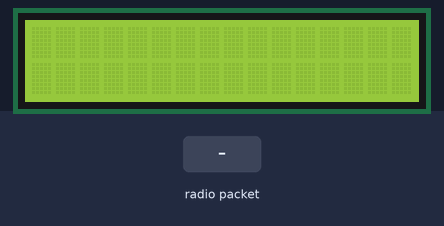
A sketch run on a simulated Arduino Uno, built with avr-gcc and run on an emulated ATmega328P. On the bench: 16×2 character LCD. The inputs (shaded band) are chosen by the test bench. No radio packets arrive unless stated; what the sketch prints to the serial monitor is not drawn.

Above: at 1.2 s.
1.3 s: radio packet "1" arrives
At 2.7 s:
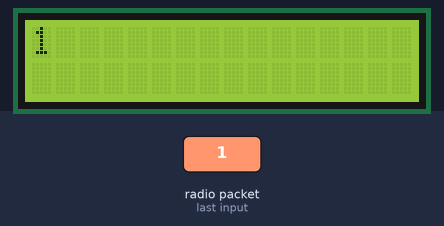
3.8 s: radio packet "0" arrives
At 6.3 s:
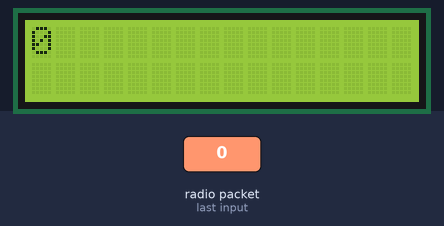
6.8 s: radio packet "2" arrives
At 8.8 s:
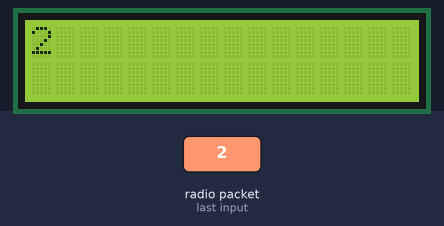
Timing chart, 0 to 10.3 s (numbered marks = the images above; inputs shaded):
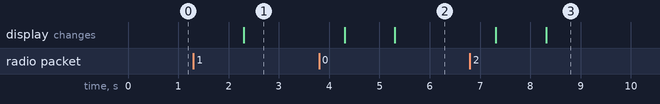

The sketch:

Receiver_V0.0.2__Pake_LCD_.ino
```cpp
#include <SPI.h>
#include <LoRa.h>
#include <LiquidCrystal_I2C.h>


#define ss 5
#define rst 14
#define dio0 15

LiquidCrystal_I2C lcd(0x27,16,2);

void setup() {
  // put your setup code here, to run once:
  Serial.begin(115200);

  //LCD
  lcd.init();
  lcd.backlight();

  while (!Serial);
  Serial.println("LoRa Receiver");

  //setup LoRa transceiver module
  LoRa.setPins(ss, rst, dio0);

  //replace the LoRa.begin(---E-) argument with your location's frequency
  //433E6 for Asia
  //866E6 for Europe
  //915E6 for North America
  while (!LoRa.begin(915E6)) {
    Serial.println(".");
    delay(500);
  }
  LoRa.setSyncWord(0xF3);
  Serial.println("LoRa Initializing OK!");
}

void loop() {
  // put your main code here, to run repeatedly:
  int packetSize = LoRa.parsePacket();
  if (packetSize) {

  // received a packet
  Serial.print("Received packet '");

  // read packet
    while (LoRa.available()) {
      String LoRaData = LoRa.readString();
      Serial.print(LoRaData);
      lcd.setCursor(0, 0);
      lcd.print(LoRaData);
      delay(2000);
      lcd.clear();
    }

    // print RSSI of packet
    Serial.print("' with RSSI ");
    Serial.println(LoRa.packetRssi());
  }

}
```

Measured:
- after the input at 1.3 s, the display: changes after 1.0 s (image 1)
- after the input at 3.8 s, the display: first differs from a run without the input after 1.5 s (image 2)
- after the input at 6.8 s, the display: first differs from a run without the input after 1.5 s (image 3)
